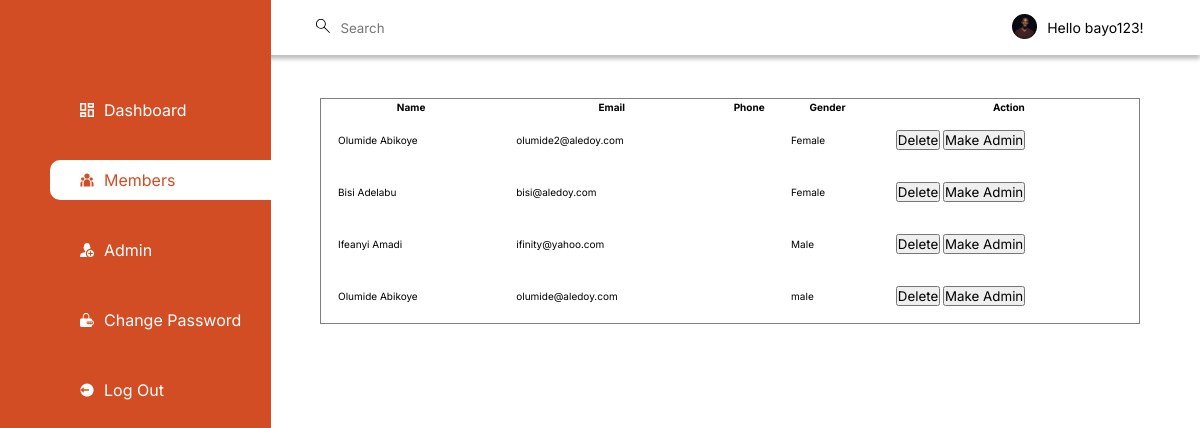
The app's page /members.php (signed in) with its own data.
### tables this page shows
CREATE TABLE `registration` (
  `id` int(10) NOT NULL,
  `firstname` varchar(80) NOT NULL,
  `lastname` varchar(80) NOT NULL,
  `email` varchar(80) NOT NULL,
  `username` varchar(40) DEFAULT NULL,
  `password` varchar(80) NOT NULL,
  `gender` varchar(6) NOT NULL,
  `usertype` varchar(10) DEFAULT 'user'
);

### fns.php (called while the page is built, shortened)
<?php
function get_userid($email)
{
    global $conn;
    $query = "select * from registration where email = '$email'";
    $result = mysqli_query($conn,$query);
    $row = mysqli_fetch_array($result);
    return $row['username'];
}
?>

### members.php (the view, shortened to what this page needs)
<?php
include('connect.php');
require_once('fns.php');
?>
<!DOCTYPE html>
<html lang="en">
  <head>
    <link rel="stylesheet" href="css/style.css" />
  </head>
  <body class="">
    <div class="content">
      <nav class="sidebar__nav">
        <ul class="sidebar__nav-list">
          <li class="sidebar__nav-item">
            <a href="dashboard.php" class="sidebar__nav-link">
              <svg class="icon icon-xsmall">
                <use xlink:href="img/sprite.svg#icon-dashbord_icon"></use>
              </svg>
              <span>Dashboard</span>
            </a>
          </li>
          <li class="sidebar__nav-item active">
            <a href="#" class="sidebar__nav-link">
              <svg class="icon icon-xsmall">
                <use xlink:href="img/sprite.svg#icon-member_icon"></use>
              </svg>
              <span>Members</span>
            </a>
          </li>
          <li class="sidebar__nav-item">
            <a href="admin.php" class="sidebar__nav-link">
              <svg class="icon icon-xsmall">
                <use xlink:href="img/sprite.svg#icon-admin_icon"></use>
              </svg>
              <span>Admin</span>
            </a>
          </li>
          <li class="sidebar__nav-item">
            <a href="change-password.php" class="sidebar__nav-link">
              <svg class="icon icon-xsmall">
                <use xlink:href="img/sprite.svg#icon-lock_icon"></use>
              </svg>
              <span>Change Password</span>
            </a>
          </li>
          <li class="sidebar__nav-item">
            <a href="logout.php" class="sidebar__nav-link">
              <svg class="icon icon-xsmall">
                <use xlink:href="img/sprite.svg#icon-logout_icon"></use>
              </svg>
              <span>Log Out</span>
            </a>
          </li>
        </ul>
      </nav>
      <main class="content__main">
        <header class="header">
          <form action="#" class="header__form">
            <button type="submit" class="header__form-search">
              <svg class="icon icon-xsmall">
                <use xlink:href="img/sprite.svg#icon-search_icon"></use>
              </svg>
            </button>
            <input class="header__form-input" type="text" placeholder="Search">
          </form>
          <div class="profile">
            <div class="profile__box"><img src="img/profile.png" alt="Profile Photo"></div>
            <span>Hello <?php echo get_userid($_SESSION['valid_user']); ?>!</span>
          </div>
        </header>
        <div class="content__body">
          <div class="content__container">
            <table style="border-width:1px; border-style:solid;">
              <thead>
                  <tr>
                      <th>Name</th>
                      <th>Email</th>
                      <th>Phone</th>
                      <th>Gender</th>
                      <th>Action</th>
                  </tr>
              </thead>
              <tbody>
<?php
$query = "select * from registration";
$result = mysqli_query($conn,$query);
$num_record = mysqli_num_rows($result);
for($i=0; $i<$num_record; $i++)
{
$row = mysqli_fetch_array($result);
?>
                <tr>
                    <td><?php echo $row['firstname'].' '.$row['lastname']; ?> </td>
                    <td><?php echo $row['email']; ?></td>
                    <td><?php echo $row['phone']; ?></td>
                    <td><?php echo $row['gender']; ?>
                      </td>
                      <td>
                      <button>Delete</button>
                      <button>Make Admin</button>
                      </td>
                </tr>
               <?php } ?>
              </tbody>
          </table>
        </div>
    </div>
  </body>
</html>

### css/style.css (style rules this page uses)
:root { --primary-color: #d24d24;--primary-color-light: #fff;--secondary-color: #000;--tertiary-color: #eff8ff;--text-color-1: #655d5d;--text-color-2: #615c5c;--text-color-3: #f8e9df;--text-color-4: rgba(37, 44, 50, 1);--light-pink: #ffe4e4;--transition: 0.25s ease-in-out;--radius: 1rem;--shadow: 0px 4px 4px 0px rgba(0, 0, 0, 0.25) }
*,*:before,*:after { padding:0;margin:0;box-sizing:inherit;font-family:inherit }
html { font-size:62.5%;scroll-behavior:smooth }
body { font-family:"Inter", sans-serif;box-sizing:border-box }
.icon { display:inline-block;width:1em;height:1em;stroke-width:0;stroke:currentColor;fill:currentColor }
.icon-xsmall { width:1.4rem;height:1.4rem }
.header { background-color:var(--primary-color-light);flex-basis:5.5rem;box-shadow:var(--shadow);display:flex;align-items:center;justify-content:space-between;padding-inline:6% }
.header__form { display:flex;align-items:center }
.header__form-search { background:transparent;border:none;margin-right:1rem }
.header__form-input { border:none;outline:none }
.sidebar__nav { background-color:var(--primary-color);flex-basis:27.8rem;height:120vh }
@media screen and (min-width: 56.25em) { .sidebar__nav { position:fixed } }
.sidebar__nav-list { margin-top:9rem;margin-left:5rem;list-style:none;display:flex;flex-direction:column;gap:3rem }
.sidebar__nav-item { color:var(--primary-color-light);border-radius:1rem 0 0 1rem }
.sidebar__nav-item:hover,.sidebar__nav-item.active { background-color:var(--primary-color-light);color:var(--primary-color) }
.sidebar__nav-link { padding:1rem 3rem;font-size:1.6rem;display:flex;align-items:center;gap:1rem;text-decoration:none;color:inherit }
.sidebar__nav-link span { white-space:nowrap }
.content { display:flex }
.content__main { flex-grow:1;display:flex;flex-direction:column }
@media screen and (min-width: 56.25em) { .content__main { margin-left:26rem } }
.content__container { margin-block:4.3rem;margin-inline:5vw;height:100%;display:flex;flex-direction:column;gap:3.7rem }
.profile { display:flex;align-items:center;gap:1rem;font-size:1.4rem }
table td { padding: 15px; }

### records on screen
registration: username "bayo123", firstname "Olumide", lastname "Abikoye", email "olumide2@aledoy.com", gender "Female"
registration: firstname "Bisi", lastname "Adelabu", email "bisi@aledoy.com", gender "Female"
registration: firstname "Ifeanyi", lastname "Amadi", email "ifinity@yahoo.com", gender "Male"
registration: firstname "Olumide", lastname "Abikoye", email "olumide@aledoy.com", gender "male"
